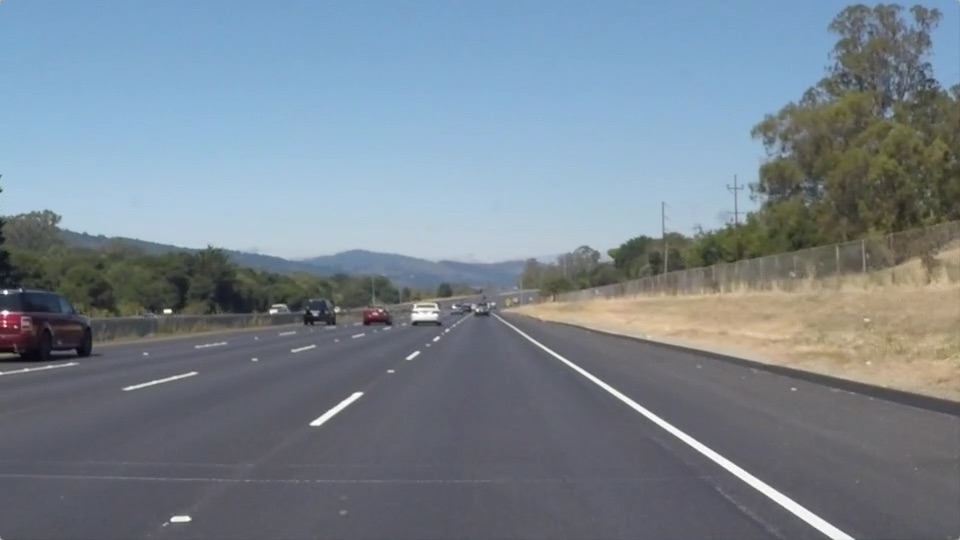
#> input picture test_images/solidWhiteRight.jpg, 960 x 540 px
$ jupyter execute --allow-errors P1.ipynb   (shell and % lines are left out)
#> lines starting #> are read from the running program, lines starting #| are printed output that depends on the picture; after the words box and inside, x2 and y2 are one past the last pixel; in counts of white or black regions, pixels touching at a corner belong together
# Self-Driving Car Engineer Nanodegree

## Project: **Finding Lane Lines on the Road**
***
In this project, you will use the tools you learned about in the lesson to identify lane lines on the road.  You can develop your pipeline on a series of individual images, and later apply the result to a video stream (really just a series of images). Check out the video clip "raw-lines-example.mp4" (also contained in this repository) to see what the output should look like after using the helper functions below.

Once you have a result that looks roughly like "raw-lines-example.mp4", you'll need to get creative and try to average and/or extrapolate the line segments you've detected to map out the full extent of the lane lines.  You can see an example of the result you're going for in the video "P1_example.mp4".  Ultimately, you would like to draw just one line for the left side of the lane, and one for the right.

In addition to implementing code, there is a brief writeup to complete. The writeup should be completed in a separate file, which can be either a markdown file or a pdf document. There is a [write up template](https://github.com/udacity/CarND-LaneLines-P1/blob/master/writeup_template.md) that can be used to guide the writing process. Completing both the code in the Ipython notebook and the writeup template will cover all of the [rubric points](https://review.udacity.com/#!/rubrics/322/view) for this project.

---
Let's have a look at our first image called 'test_images/solidWhiteRight.jpg'.  Run the 2 cells below (hit Shift-Enter or the "play" button above) to display the image.

**Note: If, at any point, you encounter frozen display windows or other confounding issues, you can always start again with a clean slate by going to the "Kernel" menu above and selecting "Restart & Clear Output".**

---

**The tools you have are color selection, region of interest selection, grayscaling, Gaussian smoothing, Canny Edge Detection and Hough Tranform line detection.  You  are also free to explore and try other techniques that were not presented in the lesson.  Your goal is piece together a pipeline to detect the line segments in the image, then average/extrapolate them and draw them onto the image for display (as below).  Once you have a working pipeline, try it out on the video stream below.**

---

<figure>

 <figcaption>
 <p></p>
 <p style="text-align: center;"> Your output should look something like this (above) after detecting line segments using the helper functions below </p>
 </figcaption>
</figure>
 <p></p>
<figure>

 <figcaption>
 <p></p>
 <p style="text-align: center;"> Your goal is to connect/average/extrapolate line segments to get output like this</p>
 </figcaption>
</figure>

**Run the cell below to import some packages.  If you get an `import error` for a package you've already installed, try changing your kernel (select the Kernel menu above --> Change Kernel).  Still have problems?  Try relaunching Jupyter Notebook from the terminal prompt.  Also, consult the forums for more troubleshooting tips.**

## Import Packages

[cell 1]
#importing some useful packages
import matplotlib.pyplot as plt
import matplotlib.image as mpimg
import numpy as np
import cv2
errors = 0

## Read in an Image

[cell 2]
#reading in an image
image = mpimg.imread('test_images/solidWhiteRight.jpg')
#> image is the input picture: shape (540, 960, 3); mean R, G, B 120.3, 132.6, 143.7

#printing out some stats and plotting
print('This image is:', type(image), 'with dimensions:', image.shape)
#| This image is: <class 'numpy.ndarray'> with dimensions: (540, 960, 3)
plt.imshow(image)  # if you wanted to show a single color channel image called 'gray', for example, call as plt.imshow(gray, cmap='gray')

## Ideas for Lane Detection Pipeline

**Some OpenCV functions (beyond those introduced in the lesson) that might be useful for this project are:**

`cv2.inRange()` for color selection
`cv2.fillPoly()` for regions selection
`cv2.line()` to draw lines on an image given endpoints
`cv2.addWeighted()` to coadd / overlay two images
`cv2.cvtColor()` to grayscale or change color
`cv2.imwrite()` to output images to file
`cv2.bitwise_and()` to apply a mask to an image

**Check out the OpenCV documentation to learn about these and discover even more awesome functionality!**

## Helper Functions

Below are some helper functions to help get you started. They should look familiar from the lesson!

[cell 3]
import math

def grayscale(img):
    """Applies the Grayscale transform
    This will return an image with only one color channel
    but NOTE: to see the returned image as grayscale
    (assuming your grayscaled image is called 'gray')
    you should call plt.imshow(gray, cmap='gray')"""
    return cv2.cvtColor(img, cv2.COLOR_RGB2GRAY)
    # Or use BGR2GRAY if you read an image with cv2.imread()
    # return cv2.cvtColor(img, cv2.COLOR_BGR2GRAY)

def canny(img, low_threshold, high_threshold):
    """Applies the Canny transform"""
    return cv2.Canny(img, low_threshold, high_threshold)

def gaussian_blur(img, kernel_size):
    """Applies a Gaussian Noise kernel"""
    return cv2.GaussianBlur(img, (kernel_size, kernel_size), 0)

def region_of_interest(img, vertices):
    """
    Applies an image mask.

    Only keeps the region of the image defined by the polygon
    formed from `vertices`. The rest of the image is set to black.
    `vertices` should be a numpy array of integer points.
    """
    #defining a blank mask to start with
    mask = np.zeros_like(img)

    #defining a 3 channel or 1 channel color to fill the mask with depending on the input image
    if len(img.shape) > 2:
        channel_count = img.shape[2]  # i.e. 3 or 4 depending on your image
        ignore_mask_color = (255,) * channel_count
    else:
        ignore_mask_color = 255

    #filling pixels inside the polygon defined by "vertices" with the fill color
    cv2.fillPoly(mask, vertices, ignore_mask_color)
    #returning the image only where mask pixels are nonzero
    masked_image = cv2.bitwise_and(img, mask)
    return masked_image

def draw_lines(img, lines, color=[255, 0, 0], thickness=3):
    """
    NOTE: this is the function you might want to use as a starting point once you want to
    average/extrapolate the line segments you detect to map out the full
    extent of the lane (going from the result shown in raw-lines-example.mp4
    to that shown in P1_example.mp4).

    Think about things like separating line segments by their
    slope ((y2-y1)/(x2-x1)) to decide which segments are part of the left
    line vs. the right line.  Then, you can average the position of each of
    the lines and extrapolate to the top and bottom of the lane.

    This function draws `lines` with `color` and `thickness`.
    Lines are drawn on the image inplace (mutates the image).
    If you want to make the lines semi-transparent, think about combining
    this function with the weighted_img() function below
    """
    rm = [] #right slopes
    lm = [] #left slopes
    rc = [] #right centers
    lc = [] #left centers
    for line in lines:
        for x1, y1, x2, y2 in line:
            slope = (y2-y1)/(x2-x1)
            center = [(x1+x2)/2,(y1+y2)/2]
            if (abs(slope) > 1) or (abs(slope) < 0.4):
                break #if slopes are too vertical or too horizontal
            if (slope > 0):
                rm.append(slope)
                rc.append(center)
                break
            lm.append(slope)
            lc.append(center)

    rslope = np.sum(rm)/len(rm)
    lslope = np.sum(lm)/len(lm)
    rcenter = np.divide(np.sum(rc, axis=0),len(rc))
    lcenter = np.divide(np.sum(lc, axis=0),len(lc))
    global errors
    if (len(lc)>0)and(lslope !=0):
        x1_l = (lslope*lcenter[0] - lcenter[1] + 540)/lslope
        x2_l = (lslope*lcenter[0] - lcenter[1] + 330)/lslope
        cv2.line(img, (int(x1_l), 540), (int(x2_l), 330), [255, 0, 0], 3)
    else:
        errors += 1
        print("no left line")

    if (len(rc)>0)and(rslope !=0):
        x1_r = (rslope*rcenter[0] - rcenter[1] + 540)/rslope
        x2_r = (rslope*rcenter[0] - rcenter[1] + 330)/rslope
        cv2.line(img, (int(x1_r), 540), (int(x2_r), 330), [255, 0, 0], 3)
    else:
        errors += 1
        print("no right line")

def hough_lines(img, rho, theta, threshold, min_line_len, max_line_gap):
    """
    `img` should be the output of a Canny transform.

    Returns an image with hough lines drawn.
    """
    lines = cv2.HoughLinesP(img, rho, theta, threshold, np.array([]), minLineLength=min_line_len, maxLineGap=max_line_gap)
    line_img = np.zeros((img.shape[0], img.shape[1], 3), dtype=np.uint8)
    draw_lines(line_img, lines,1)
    return line_img

# Python 3 has support for cool math symbols.

def weighted_img(img, initial_img, α=0.8, β=1., γ=0.):
    """
    `img` is the output of the hough_lines(), An image with lines drawn on it.
    Should be a blank image (all black) with lines drawn on it.

    `initial_img` should be the image before any processing.

    The result image is computed as follows:

    initial_img * α + img * β + γ
    NOTE: initial_img and img must be the same shape!
    """
    return cv2.addWeighted(initial_img, α, img, β, γ)

def show(img, color):
    plt.figure()
    x_ticks = np.arange(0, 960, 100)
    plt.xticks(x_ticks)
    y_ticks = np.arange(0, 540, 50)
    plt.yticks(y_ticks)
    if (color == 1): plt.imshow(img)
    else: plt.imshow(img, cmap='gray')

## Test Images

Build your pipeline to work on the images in the directory "test_images"
**You should make sure your pipeline works well on these images before you try the videos.**

[cell 4]
import os
os.listdir("test_images/")

## Build a Lane Finding Pipeline

Build the pipeline and run your solution on all test_images. Make copies into the `test_images_output` directory, and you can use the images in your writeup report.

Try tuning the various parameters, especially the low and high Canny thresholds as well as the Hough lines parameters.

[cell 5]
# TODO: Build your pipeline that will draw lane lines on the test_images
# then save them to the test_images_output directory.
image = mpimg.imread('test_images/solidYellowCurve2.jpg')
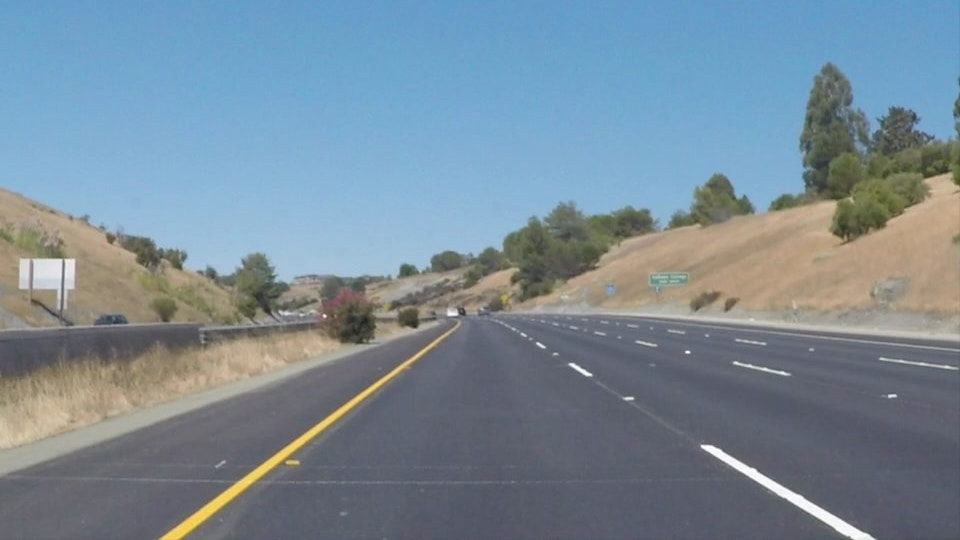
#> input picture test_images/solidYellowCurve2.jpg, 960 x 540 px
#> image is the input picture: shape (540, 960, 3); mean R, G, B 120.7, 138.6, 151.5
#reduce image to grey color
grey = grayscale(image)
#> in grayscale, `return cv2.cvtColor(img, cv2.COLOR_RGB2GRAY)`:
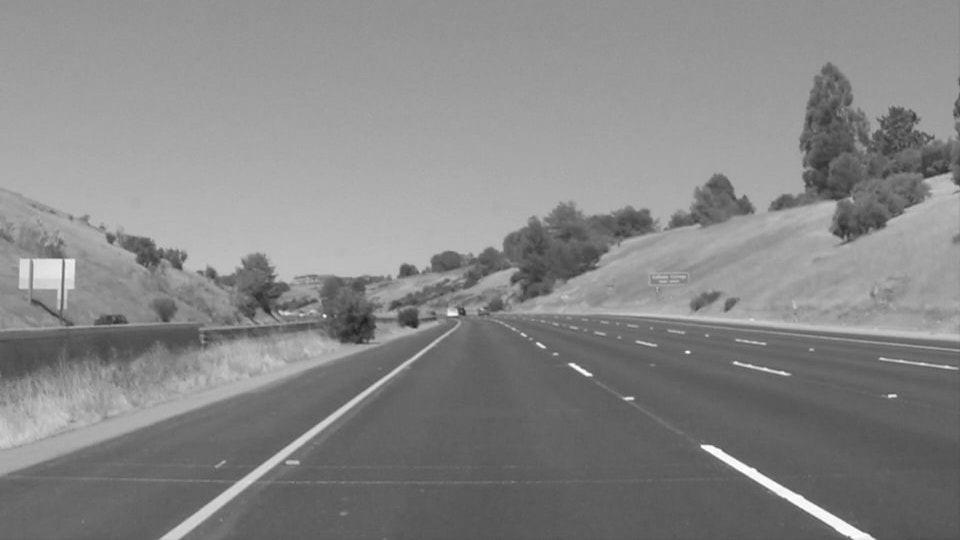
#> returned value: shape (540, 960); min 32, max 255, mean 134.7
gaus_1 = gaussian_blur(grey,3)
edges = canny(gaus_1, 50, 150)
#> in canny, `return cv2.Canny(img, low_threshold, high_threshold)`:
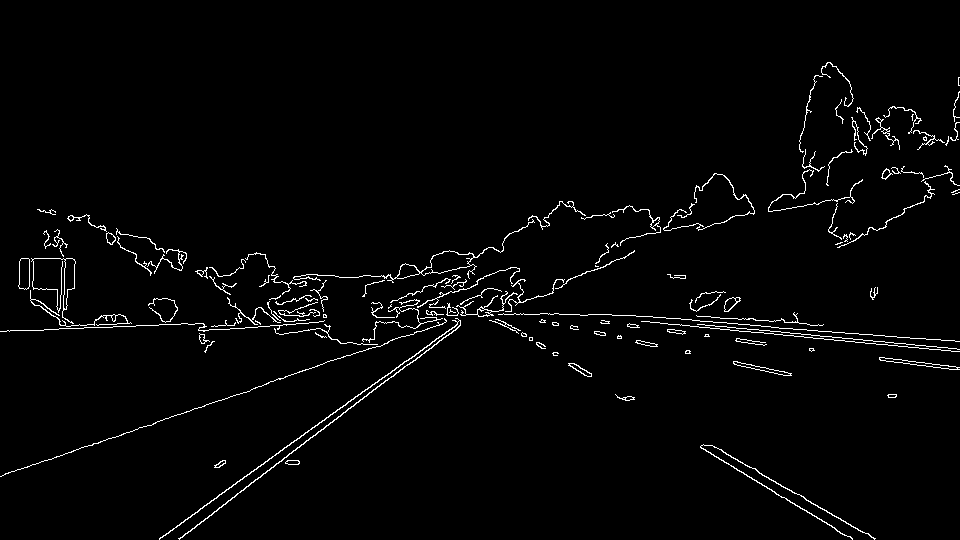
#> returned value: shape (540, 960); 2.2% white in thin lines or dots, all inside (x1, y1, x2, y2) = (0, 62, 960, 540)
vertices = np.array([[(130,540),(450, 330), (530, 330), (960,540)]], dtype=np.int32)
masked = region_of_interest(edges, vertices)
#> in region_of_interest, `cv2.fillPoly(mask, vertices, ignore_mask_color)`:
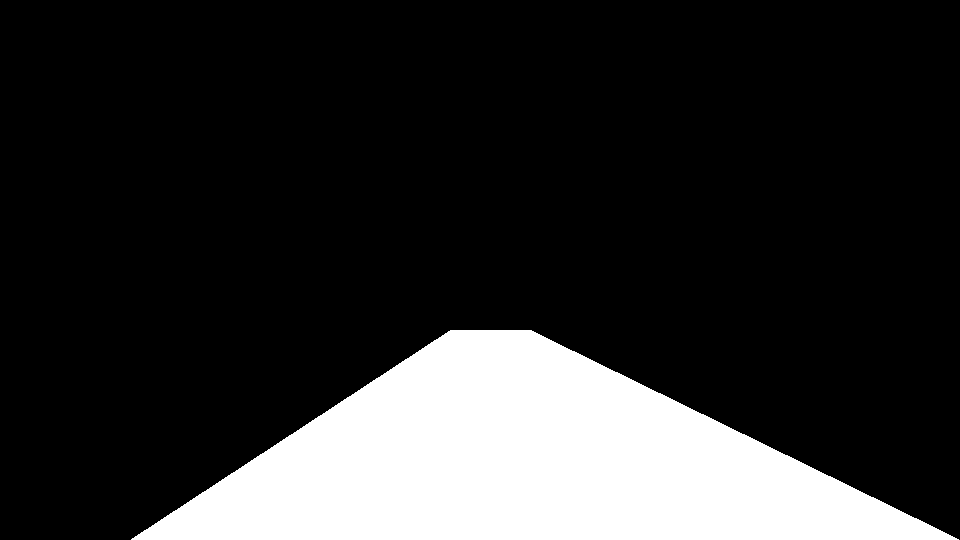
#> mask: shape (540, 960); 18.4% white; 1 white region, box (x1, y1, x2, y2) and area: (131, 330, 959, 540) 95610
#> in region_of_interest, `masked_image = cv2.bitwise_and(img, mask)`:
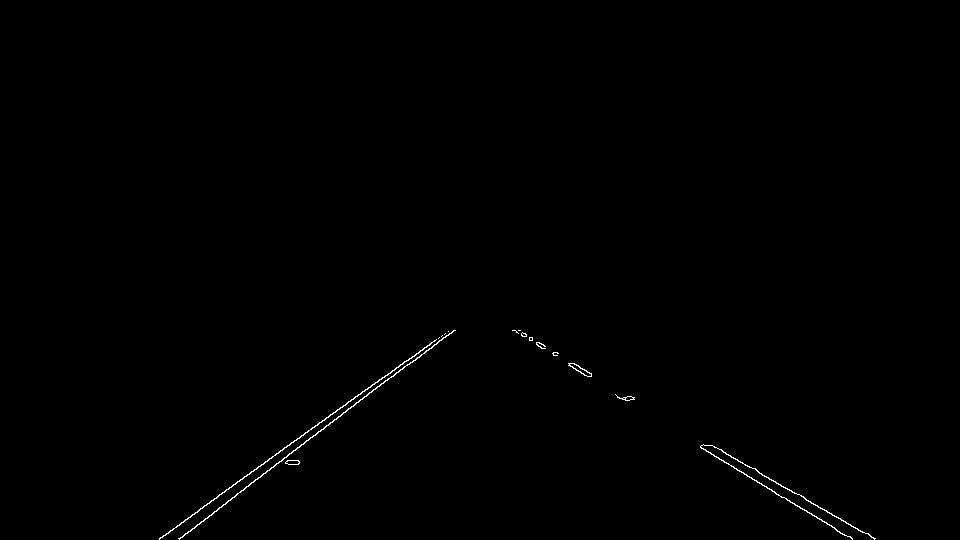
#> masked_image: shape (540, 960); 0.33% white in thin lines or dots, all inside (x1, y1, x2, y2) = (159, 330, 876, 540)

rho = 1 # distance resolution in pixels of the Hough grid
theta = np.pi/180 # angular resolution in radians of the Hough grid
threshold = 35     # minimum number of votes (intersections in Hough grid cell)
min_line_len = 5 #minimum number of pixels making up a line
max_line_gap = 2    # maximum gap in pixels between connectable line segments
lines = hough_lines(masked, rho, theta, threshold, min_line_len, max_line_gap) # 25, 50, 1000 - last 3
#> in hough_lines, `lines = cv2.HoughLinesP(img, rho, theta, threshold, np.array([]), minL..`: lines = 20 rows, first 6: [245, 487, 453, 330], [179, 538, 249, 485], [311, 429, 436, 339], [159, 539, 385, 375], [513, 330, 524, 336], [786, 499, 847, 536]
#> the loop in draw_lines, `for line in lines:` made 20 passes
#> line on passes 1 to 12: [[245, 487, 453, 330]], [[179, 538, 249, 485]], [[311, 429, 436, 339]], [[159, 539, 385, 375]], [[513, 330, 524, 336]], [[786, 499, 847, 536]], [[804, 498, 862, 532]], [[756, 470, 865, 533]], [[700, 447, 762, 485]], [[700, 446, 783, 497]], [[409, 364, 455, 330]], [[538, 342, 545, 346]]
#> after the loop in draw_lines, `for line in lines:`: lc = [[349, 408.5], [214, 511.5], [373.5, 384], [272, 457], [432, 347], [282, 459.5]]; lm = [-0.755, -0.757, -0.72, -0.726, -0.739, -0.758]; rc = [[518.5, 333], [816.5, 517.5], [833, 515], [810.5, 501.5], [731, 466], [741.5, 471.5], [541.5, 344], [578, 370.5], [735, 458], [730.5, 456], [582, 368], [522, 332], [823, 520.5], [808.5, 512]]; rm = [0.545, 0.607, 0.586, 0.578, 0.613, 0.614, 0.571, 0.55, 0.588, 0.595, 0.556, 0.667, 0.625, 0.612]
#> in draw_lines, `rslope = np.sum(rm)/len(rm)`: rslope = 0.593
#> in draw_lines, `lslope = np.sum(lm)/len(lm)`: lslope = -0.742
#> in draw_lines, `rcenter = np.divide(np.sum(rc, axis=0),len(rc))`: rcenter = [698, 440.4]
#> in draw_lines, `lcenter = np.divide(np.sum(lc, axis=0),len(lc))`: lcenter = [320.4, 427.9]
#> in draw_lines, `x1_l = (lslope*lcenter[0] - lcenter[1] + 540)/lslope`: x1_l = 169.4
#> in draw_lines, `x2_l = (lslope*lcenter[0] - lcenter[1] + 330)/lslope`: x2_l = 452.3
#> in draw_lines, `x1_r = (rslope*rcenter[0] - rcenter[1] + 540)/rslope`: x1_r = 865.8
#> in draw_lines, `x2_r = (rslope*rcenter[0] - rcenter[1] + 330)/rslope`: x2_r = 511.9
#> in draw_lines, `cv2.line(img, (int(x1_r), 540), (int(x2_r), 330), [255, 0, 0], 3)`:
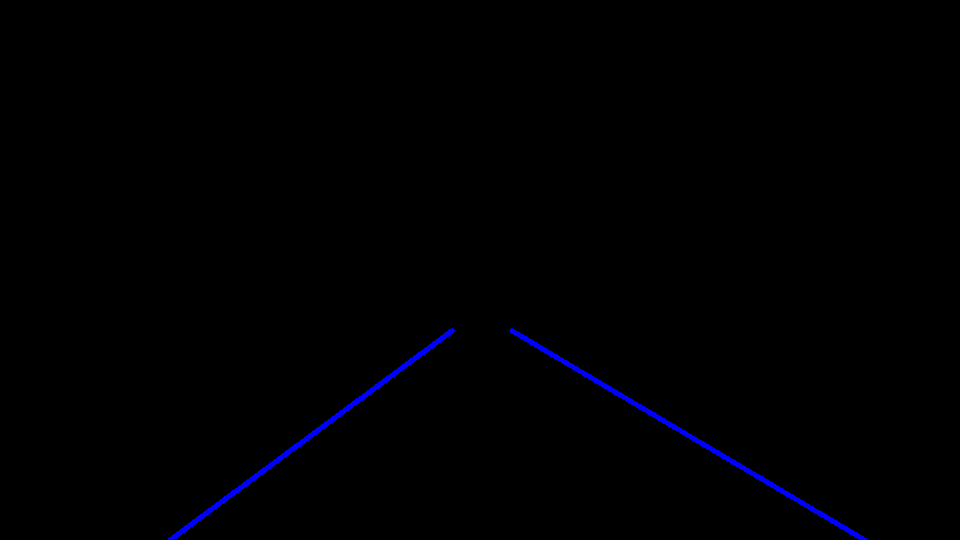
#> img: shape (540, 960, 3); mean of channels 0, 1, 2 1.9, 0, 0; drawn as B, G, R
combo = weighted_img(lines, image)
#> in weighted_img, `return cv2.addWeighted(initial_img, α, img, β, γ)`:
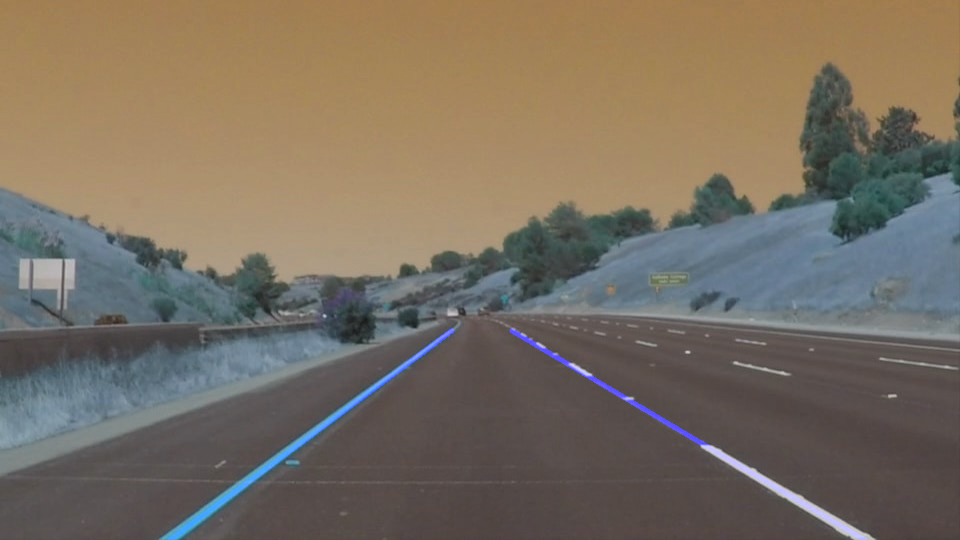
#> returned value: shape (540, 960, 3); mean of channels 0, 1, 2 97.3, 110.9, 121.2; drawn as B, G, R

show(grey,0) #greyscale picture
show(edges,0) #after edge detection transformation
show(masked,0) #after masking
show(lines,0) #drawing 1 left + 1 right lines
show(combo,1) #result
